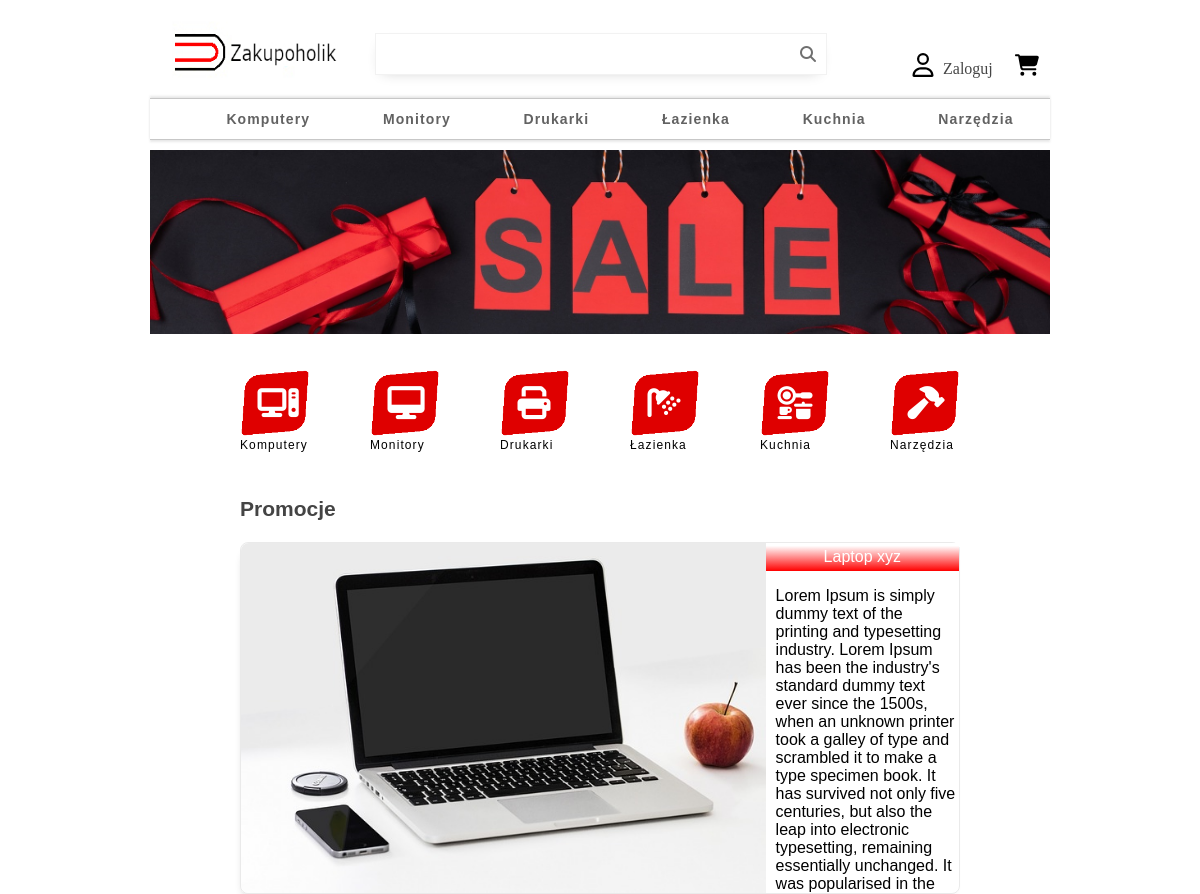
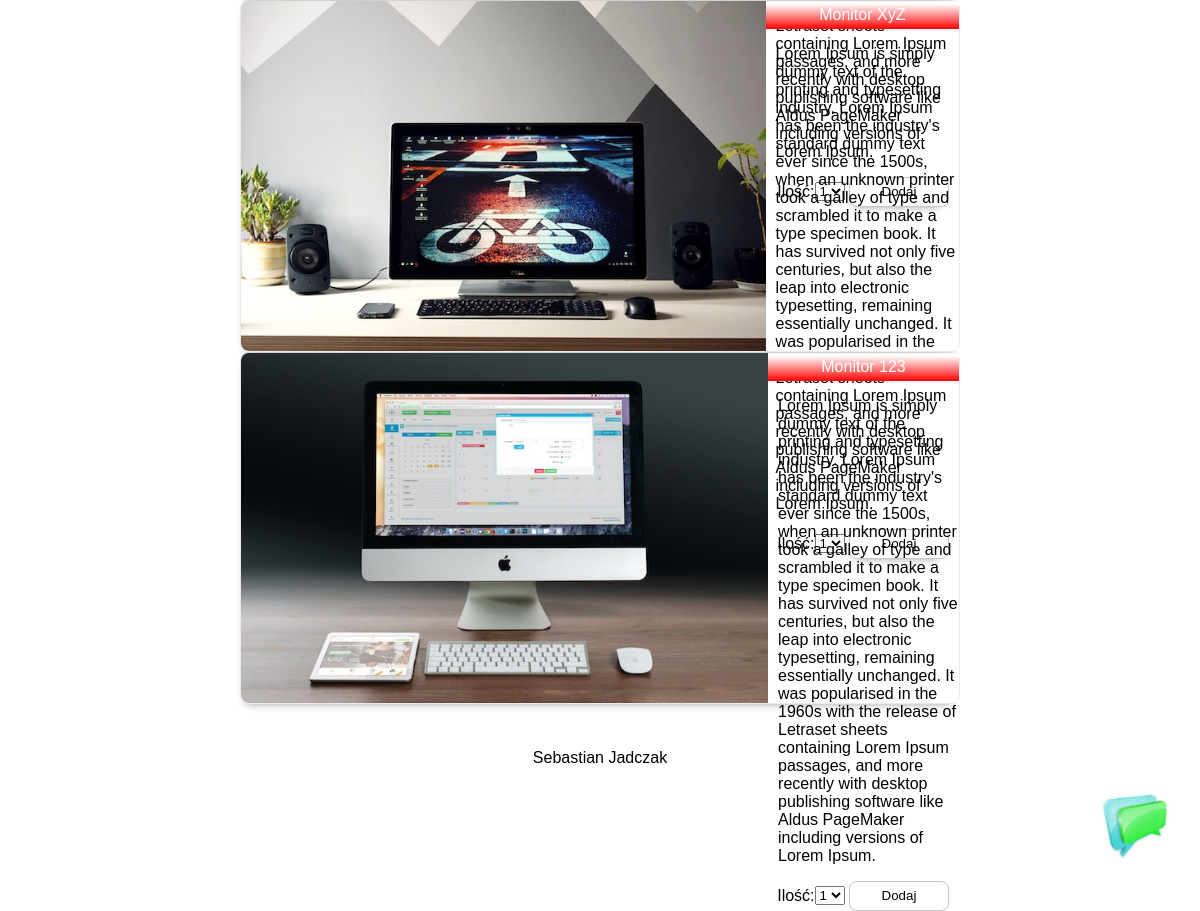
The page / on the database its author committed (2 pictures, top to bottom).
### main/models.py (models this page shows, shortened)
class CategoryProduct(models.Model):
    name = models.CharField(max_length=40)
    slug = models.SlugField(max_length=30)
    descriptions = models.TextField()
    font_category = models.CharField(max_length=40)
    @classmethod
    def get_all_category(cls):
        return cls.objects.all()

class ProductShop(models.Model):
    category_product = models.ForeignKey(CategoryProduct, on_delete=models.CASCADE)
    name_product = models.CharField(max_length=40, db_index=True)
    slug = models.SlugField(max_length=200, db_index=True)
    descriptions = models.TextField()
    average_grade = models.DecimalField(max_digits=2, decimal_places=1, default=5)
    image_product = models.ImageField(upload_to='media/image_product/%Y/%m%d')
    price = models.DecimalField(max_digits=6, decimal_places=2)
    promotion = models.BooleanField(default=False)
    available_product = models.BooleanField(default=True)
    class Meta:
        index_together = ('id', 'slug')
    @classmethod
    def get_all_products_with_promotion(cls):
        return cls.objects.filter(promotion=True)

### main/views.py (the view, shortened to what this page needs)
# urls.py: path('', views.MainView.as_view(), name='main'),
class MainView(ListView):
    template_name = 'index.html'
    model = CategoryProduct
    form = AmountProductInCart()
    def get_context_data(self, **kwargs):
        context = super().get_context_data(**kwargs)
        context['category_product'] = self.model.get_all_category()
        context['all_products_with_promotion'] = ProductShop.get_all_products_with_promotion()
        context['form'] = self.form
        return context

### shopping_cart/forms/forms.py
class AmountProductInCart(forms.Form):
    amount = forms.TypedChoiceField(choices=AMOUNT_PRODUCT, coerce=int)
    update = forms.BooleanField(required=False, initial=False, widget=forms.HiddenInput)

### main/templates/index.html (shortened to what this page needs)
{% extends "base.html" %}
{% load static %}
{% block content %}
    <div class="category_image">
        <ul>
            {% for category in category_product %}
                <li>
                    <a href="{% url 'main:view_for_category' category.slug %}">
                        <div class="image_promotion_category">
                            <i class="{{ category.font_category }}"></i>
                        </div>
                        <div class="description_promotion_category">
                            <p>{{ category.name }}</p>
                        </div>
                    </a>
                </li>
            {% endfor %}
        </ul>
    </div>
    <div class="content">
        <h3>Promocje</h3>
        <ul>
            {% for product in all_products_with_promotion %}
                <li class="product_promotion">
                    <div class="left">
                        <img src="{{ product.image_product.url }}" alt="image product">
                    </div>
                    <div class="right">
                        <p id="name_product">{{ product.name_product }}</p>
                        <p id="desc_product">{{ product.descriptions }}</p>
                        <form action="{% url 'shopping_cart:shopping_cart_add' product.id %}" method="post">
                            <span>Ilość:</span>{{ form.amount }}
                            <input type="submit" value="Dodaj">
                        </form>
                    </div>
                </li>
            {% endfor %}
        </ul>
    </div>
{% endblock %}

### main/templates/base.html (shortened to what this page needs)
{% load static %}
<!doctype html>
<html lang="en">
<head>
    <link rel="stylesheet" href="{% static 'css/main.css' %}">
    <link rel="stylesheet" href="{% static 'css/chatbot.css' %}">
</head>
<body>
<div class="wrapper-main">
    <header>
        <div class="img">
            <img src="{% static 'img/logo.jpg' %}" alt="logo">
        </div>
        <div class="searcher">
            <div class="search-border">
                <input type="text" name="searcher">
                <i class="fa-solid fa-magnifying-glass"></i>
            </div>
        </div>
        <div class="user_menu">
            {% if user.is_authenticated %}
                <a class="login" href="{% url 'logout' %}">
                    <img src="{% static 'img/user.svg' %}" alt="user">
                    <p>{{ user.username }}</p>
                </a>
            {% else %}
                <a class="login" href="{% url 'login' %}">
                    <img src="{% static 'img/user.svg' %}" alt="user">
                    <p>Zaloguj</p>
                </a>
            {% endif %}
            <div class="cart">
                <a href="{% url 'shopping_cart:shopping_cart_detail' %}">
                    <img src="{% static 'img/cart-shopping.svg' %}" alt="cart">
                </a>
            </div>
        </div>
    </header>
    <nav>
        <ul>
            {% for category in category_product %}
                <li><a href="{% url 'main:view_for_category'  category.slug %}">{{ category.name }}</a>
                </li>
            {% endfor %}
        </ul>
    </nav>
    <div class="main_image_page">
        <img src="{% static 'img/promka.jpg' %}" alt="promocja baner">
    </div>
    {% block content %}
    {% endblock %}
    <div id="chatbot">
        <img src="{% static 'img/chat.png' %}" alt="" onclick="openChatWindow()">
    </div>
</div>
<footer>Sebastian Jadczak</footer>
</body>
</html>

### main/static/css/main.css (style rules this page uses)
div.wrapper-main { width: 75vw; margin: 0 auto; }
header { display: flex; flex-direction: row; line-height: 90px; justify-content: space-between; margin: 0 auto; }
header div.img { width: 300px; height: 85px; }
header div.img img { width: 100%; height: 100%; }
div.user_menu { display: flex; flex-direction: row; }
div.main_image_page { width: 100%; height: 100% }
div.main_image_page img { width: 100%; height: 100% }
nav { height: 40px; border-top: 0.5px solid #c7c7c7; border-bottom: 0.5px solid #c7c7c7; margin-bottom: 10px; box-shadow: 0 2px 2px rgba(204, 204, 204, 0.46), 0 -2px 2px rgba(204, 204, 204, 0.46); }
nav ul { list-style: none; display: flex; flex-direction: row; justify-content: space-around; margin: 0 auto; }
nav ul li { line-height: 40px; font-family: Verdana, sans-serif; font-size: 14px; font-weight: 600; letter-spacing: 1.1px; }
nav ul li a { text-decoration: none; color: #626262; }
div.searcher { width: 700px; display: block; padding: 25px 0; height: 40px }
div.search-border { display: flex; flex-direction: row; width: 450px; height: 40px; border: .5px solid rgba(225, 225, 225, 0.42); -webkit-box-shadow: -1px 5px 14px -8px rgba(200, 200, 200, 1); -moz-box-shadow: -1px 5px 14px -8px rgba(200, 200, 200, 1); box-shadow: -1px 5px 14px -8px rgba(200, 200, 200, 1); }
div.search-border i { line-height: 40px; color: #707070; }
div.searcher input { width: 420px; height: 36px; border: none; }
div.user_menu { width: 200px; display: flex; height: 90px; justify-content: space-around; }
div.user_menu div.cart a { display: inline-block; line-height: 90px; text-decoration: none; color: #464646; }
div.user_menu div.cart a img { margin-top: 45px; width: 24px; height: 24px }
div.user_menu a.login { display: flex; flex-direction: row; height: 90px; line-height: 90px; text-decoration: none; color: #464646; }
div.user_menu a.login img { font-size: 21px; vertical-align: middle; width: 24px; height: 24px; margin-right: 8px; margin-top: 45px }
div.category_image { width: 80%; margin: 30px auto; }
div.category_image ul { list-style: none; display: flex; justify-content: space-between; padding: 0 }
div.category_image ul li a { text-decoration: none; }
div.image_promotion_category { background-image: url("../img/tlo_category.png"); background-size: contain; width: 70px; height: 70px; }
div.image_promotion_category i { color: white; line-height: 70px; margin-left: 25%; font-size: 33px; }
div.description_promotion_category p { margin: 0; color: black; letter-spacing: 1.1px; font-family: Verdana, sans-serif; font-size: 12px; }
div.content { width: 80%; margin: 45px auto; }
div.content h3 { font-family: Verdana, sans-serif; font-size: 21px; color: #444444; }
div.content ul { list-style: none; padding: 0; }
li.product_promotion { height: 350px; display: flex; border: 0.5px solid rgba(204, 204, 204, 0.42); border-radius: 8px; -webkit-box-shadow: -2px 7px 9px -8px rgba(141, 141, 141, 1); -moz-box-shadow: -2px 7px 9px -8px rgba(141, 141, 141, 1); box-shadow: -2px 7px 9px -8px rgba(141, 141, 141, 1); font-family: Verdana, sans-serif; }
li.product_promotion div.left { height: 350px }
li.product_promotion div.left img { height: 100%; border-top-left-radius: 8px; border-bottom-left-radius: 8px; }
li.product_promotion div.right p#name_product { background: linear-gradient(#ffffff 10%, #ff0000); text-align: center; margin-top: 0; color: white; padding: 5px 0; }
li.product_promotion div.right p#desc_product { padding-left: 10px; }
li.product_promotion div.right form { text-align: right; padding-right: 10px; }
li.product_promotion div.right form input[type=submit] { background-color: #fff; border: 0.5px solid rgb(199, 199, 199); border-radius: 8px; -webkit-box-shadow: -2px 7px 9px -8px rgba(141, 141, 141, 1); -moz-box-shadow: -2px 7px 9px -8px rgba(141, 141, 141, 1); box-shadow: -2px 7px 9px -8px rgba(141, 141, 141, 1); width: 100px; height: 30px; cursor: pointer; }
footer { text-align: center; font-family: Verdana, sans-serif; }

### main/static/css/chatbot.css (style rules this page uses)
div#chatbot { position: fixed; width: 70px; height: 70px; right: 30px; bottom: 50px; }
div#chatbot img { width: 100%; height: 100%; }

### rows shown on the page
CategoryProduct: name "Komputery"
CategoryProduct: name "Monitory"
CategoryProduct: name "Drukarki"
CategoryProduct: name "Łazienka"
CategoryProduct: name "Kuchnia"
CategoryProduct: name "Narzędzia"
ProductShop: image_product (picture), name_product "Laptop xyz", descriptions "Lorem Ipsum is simply dummy text of the printing and typesetting industry. Lorem Ipsum has been the industry's standard dummy text ever since the 1500s, when an unknown printer took a galley of type and scrambled it to make a type specimen book. It has survived not only five centuries, but also the leap into electronic typesetting, remaining essentially unchanged. It was popularised in the 1960s with the release of Letraset sheets containing Lorem Ipsum passages, and more recently with desktop publishing software like Aldus PageMaker including versions of Lorem Ipsum."
ProductShop: image_product (picture), name_product "Monitor XyZ", descriptions "Lorem Ipsum is simply dummy text of the printing and typesetting industry. Lorem Ipsum has been the industry's standard dummy text ever since the 1500s, when an unknown printer took a galley of type and scrambled it to make a type specimen book. It has survived not only five centuries, but also the leap into electronic typesetting, remaining essentially unchanged. It was popularised in the 1960s with the release of Letraset sheets containing Lorem Ipsum passages, and more recently with desktop publishing software like Aldus PageMaker including versions of Lorem Ipsum."
ProductShop: image_product (picture), name_product "Monitor 123", descriptions "Lorem Ipsum is simply dummy text of the printing and typesetting industry. Lorem Ipsum has been the industry's standard dummy text ever since the 1500s, when an unknown printer took a galley of type and scrambled it to make a type specimen book. It has survived not only five centuries, but also the leap into electronic typesetting, remaining essentially unchanged. It was popularised in the 1960s with the release of Letraset sheets containing Lorem Ipsum passages, and more recently with desktop publishing software like Aldus PageMaker including versions of Lorem Ipsum."
